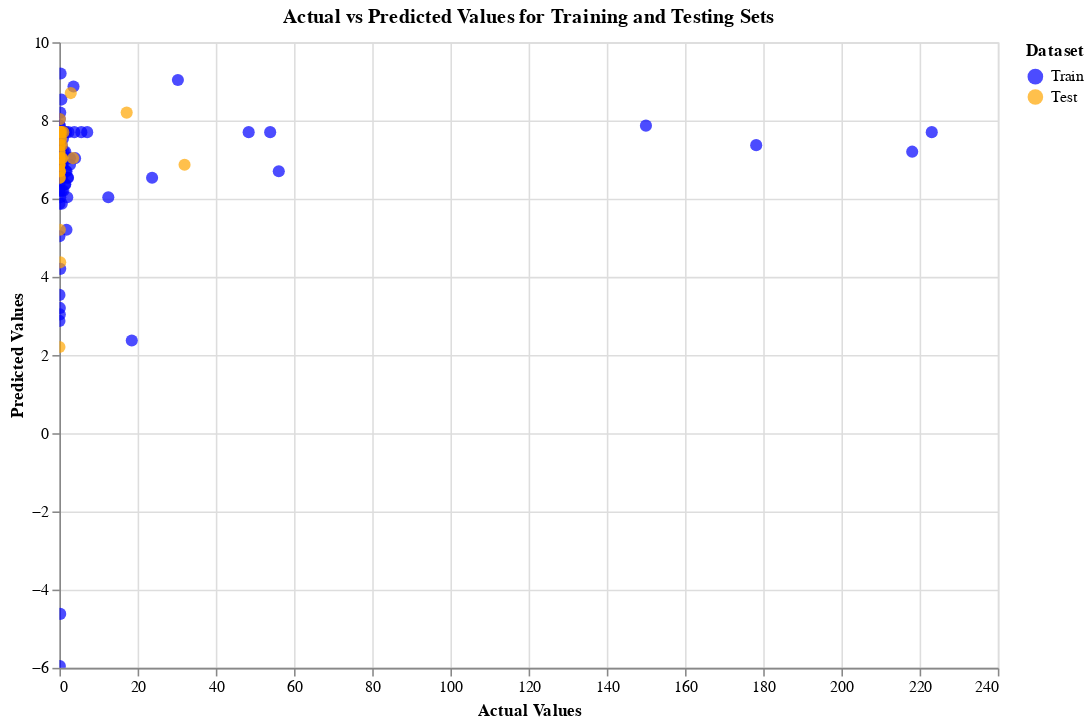

Notebook cell for this chart:
### Code cell
scatter_plot = alt.Chart(lr_combined_data).mark_circle(size=60, opacity=0.7).encode(
    x=alt.X('Actual', title='Actual Values'),
    y=alt.Y('Predicted', title='Predicted Values'),
    color=alt.Color('Set', scale=alt.Scale(domain=['Train', 'Test'], range=['blue', 'orange']), title='Dataset'),
    tooltip=['Actual', 'Predicted', 'Set']
).properties(
    title='Actual vs Predicted Values for Training and Testing Sets',
    width=600,
    height=400
).interactive()

scatter_plot

### Figure 1 — Vega-Lite specification as saved in the notebook (floating-point values rounded to 4 significant figures; data arrays with more than 128 entries replaced by an {"elided": "..."} marker saying what was removed)
{"config": {"view": {"continuousWidth": 300, "continuousHeight": 300}}, "data": {"name": "data-884e6753309311c2b6f0a80dd94c73df"}, "mark": {"type": "circle", "opacity": 0.7, "size": 60}, "encoding": {"color": {"field": "Set", "scale": {"domain": ["Train", "Test"], "range": ["blue", "orange"]}, "title": "Dataset", "type": "nominal"}, "tooltip": [{"field": "Actual", "type": "quantitative"}, {"field": "Predicted", "type": "quantitative"}, {"field": "Set", "type": "nominal"}], "x": {"field": "Actual", "title": "Actual Values", "type": "quantitative"}, "y": {"field": "Predicted", "title": "Predicted Values", "type": "quantitative"}}, "height": 400, "params": [{"name": "param_1", "select": {"type": "interval", "encodings": ["x", "y"]}, "bind": "scales"}], "title": "Actual vs Predicted Values for Training and Testing Sets", "width": 600, "$schema": "https://vega.github.io/schema/vega-lite/v5.20.1.json", "datasets": {"data-884e6753309311c2b6f0a80dd94c73df": {"elided": "196 records"}}}
